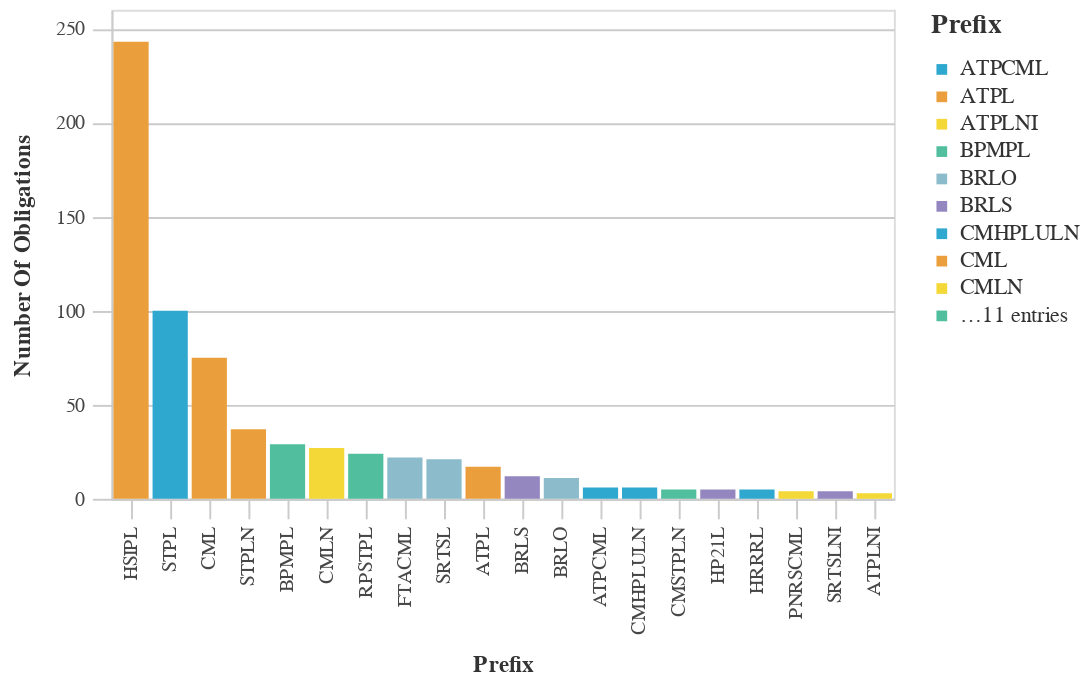

The notebook cell saved with this chart:
### Code cell
#Bar chart with the Most Used Prefix Counts
chart_df = (df_top>>filter(_.variable=='prefix')).rename(columns={"value":"Prefix",
                                 "count":"Number of Obligations"})
chart9= (_dla_utils_reports.basic_bar_chart_no_save(chart_df, 'Prefix', 'Number of Obligations', 'Prefix', district))
    
display(HTML("<h4><strong>Most Used Prefix Codes</strong></h4>"))
display(chart9)

### Figure 1 — Vega-Lite specification as saved in the notebook (floating-point values rounded to 4 significant figures)
{"config": {"view": {"continuousWidth": 400, "continuousHeight": 300}, "axis": {"domainColor": "#cbcbcb", "grid": true, "gridColor": "#cbcbcb", "gridWidth": 1, "labelColor": "#474747", "labelFont": "Nunito Sans", "labelFontSize": 10, "labelPadding": 4, "tickColor": "#cbcbcb", "tickSize": 10, "titleColor": "#333", "titleFont": "Raleway", "titleFontSize": 12, "titlePadding": 10}, "axisBand": {"grid": false}, "background": "white", "font": "Raleway", "header": {"labelFont": "Nunito Sans", "titleFont": "Raleway"}, "legend": {"labelColor": "#333", "labelFont": "Nunito Sans", "labelFontSize": 11, "labelLimit": 0, "padding": 1, "symbolSize": 30, "symbolType": "square", "titleColor": "#333", "titleFont": "Raleway", "titleFontSize": 14, "titlePadding": 10}, "title": {"anchor": "middle", "font": "Raleway", "fontSize": 18, "fontWeight": 300, "offset": 20}}, "data": {"name": "data-4887fa9f4cc5d7b1f3dd6cc1d72e211c"}, "mark": "bar", "encoding": {"color": {"field": "Prefix", "legend": {"symbolLimit": 10, "title": "Prefix"}, "scale": {"range": ["#2EA8CE", "#EB9F3C", "#F4D837", "#51BF9D", "#8CBCCB", "#9487C0"]}, "type": "nominal"}, "tooltip": [{"field": "Prefix", "type": "nominal"}, {"field": "Number of Obligations", "type": "quantitative"}], "x": {"field": "Prefix", "sort": "-y", "title": "Prefix", "type": "nominal"}, "y": {"field": "Number of Obligations", "title": "Number Of Obligations", "type": "quantitative"}}, "height": 250, "width": 400, "$schema": "https://vega.github.io/schema/vega-lite/v4.17.0.json", "datasets": {"data-4887fa9f4cc5d7b1f3dd6cc1d72e211c": [{"Prefix": "HSIPL", "Number of Obligations": 243, "variable": "prefix"}, {"Prefix": "STPL", "Number of Obligations": 100, "variable": "prefix"}, {"Prefix": "CML", "Number of Obligations": 75, "variable": "prefix"}, {"Prefix": "STPLN", "Number of Obligations": 37, "variable": "prefix"}, {"Prefix": "BPMPL", "Number of Obligations": 29, "variable": "prefix"}, {"Prefix": "CMLN", "Number of Obligations": 27, "variable": "prefix"}, {"Prefix": "RPSTPL", "Number of Obligations": 24, "variable": "prefix"}, {"Prefix": "FTACML", "Number of Obligations": 22, "variable": "prefix"}, {"Prefix": "SRTSL", "Number of Obligations": 21, "variable": "prefix"}, {"Prefix": "ATPL", "Number of Obligations": 17, "variable": "prefix"}, {"Prefix": "BRLS", "Number of Obligations": 12, "variable": "prefix"}, {"Prefix": "BRLO", "Number of Obligations": 11, "variable": "prefix"}, {"Prefix": "ATPCML", "Number of Obligations": 6, "variable": "prefix"}, {"Prefix": "CMHPLULN", "Number of Obligations": 6, "variable": "prefix"}, {"Prefix": "CMSTPLN", "Number of Obligations": 5, "variable": "prefix"}, {"Prefix": "HP21L", "Number of Obligations": 5, "variable": "prefix"}, {"Prefix": "HRRRL", "Number of Obligations": 5, "variable": "prefix"}, {"Prefix": "PNRSCML", "Number of Obligations": 4, "variable": "prefix"}, {"Prefix": "SRTSLNI", "Number of Obligations": 4, "variable": "prefix"}, {"Prefix": "ATPLNI", "Number of Obligations": 3, "variable": "prefix"}]}}
